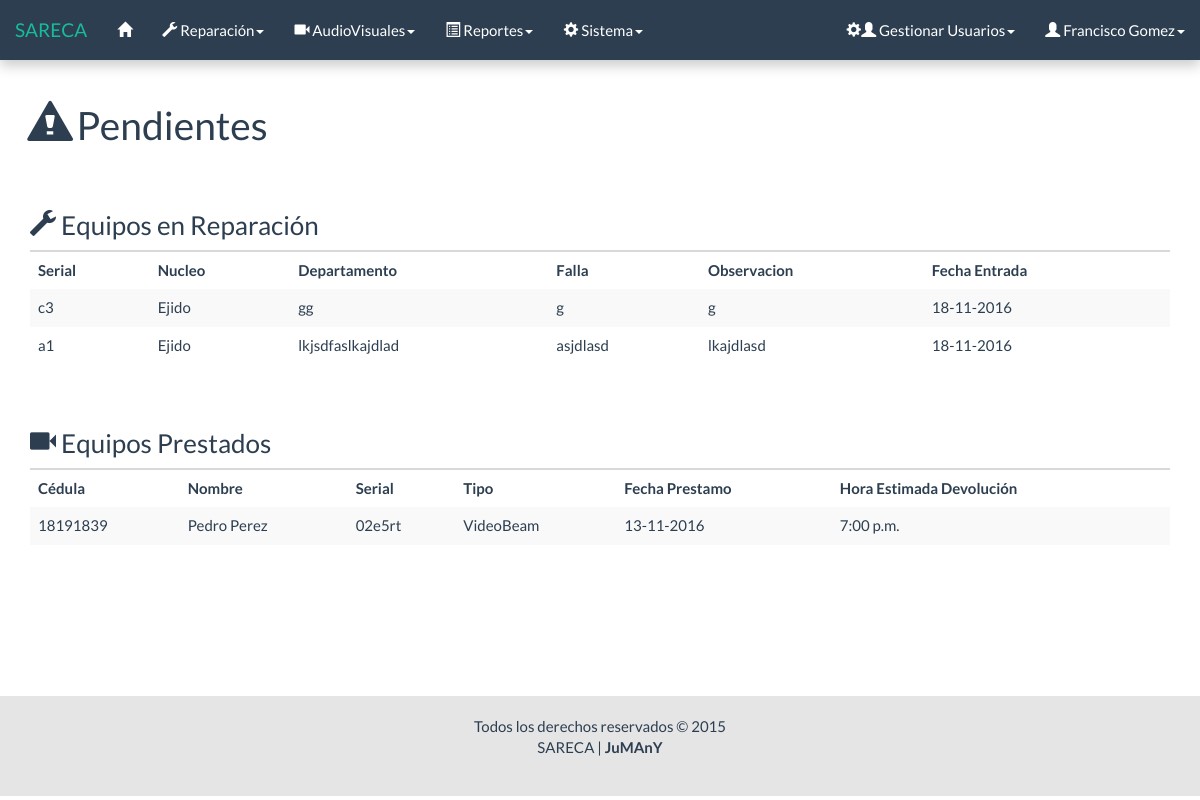
The page /html/inicio.php (signed in) on the database as committed earlier.
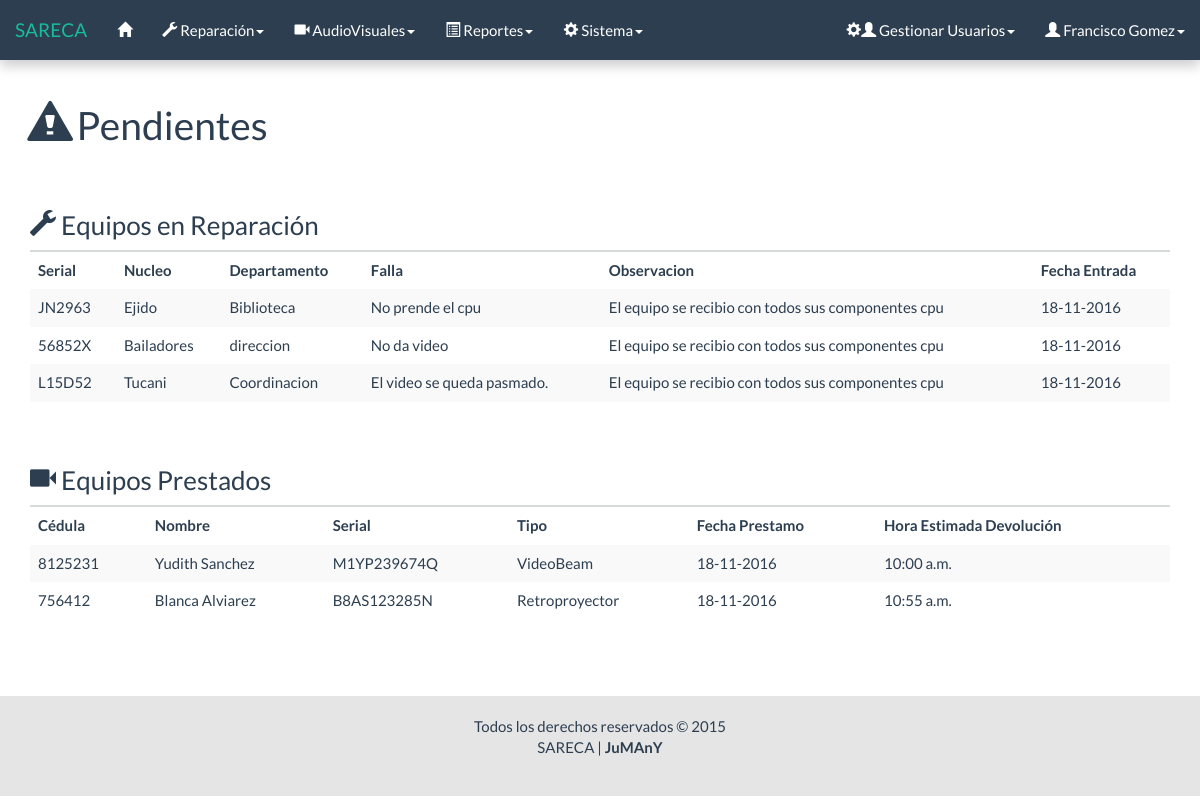
The same page on the database as committed later.
### tables this page shows
CREATE TABLE `reparacion` (
  `Id` int(11) NOT NULL AUTO_INCREMENT,
  `Serial_equipo` varchar(11) NOT NULL,
  `Fecha_entrada` date NOT NULL,
  `Nucleo` varchar(50) NOT NULL,
  `Departamento` varchar(50) NOT NULL,
  `falla` varchar(50) NOT NULL,
  `Estado` int(1) NOT NULL,
  `observacion` varchar(50) NOT NULL,
  `resultado` int(1) NOT NULL,
  `observacion_reaparacion` varchar(200) NOT NULL,
  `Fecha_salida` date NOT NULL,
  `responsable` varchar(50) NOT NULL,
  PRIMARY KEY (`Id`),
  UNIQUE KEY `Serial_equipo` (`Serial_equipo`,`Fecha_entrada`),
  KEY `responsable` (`responsable`),
  CONSTRAINT `reparacion_ibfk_1` FOREIGN KEY (`responsable`) REFERENCES `usuario` (`Id`) ON UPDATE CASCADE
);

CREATE TABLE `prestamo` (
  `Id` int(11) NOT NULL AUTO_INCREMENT,
  `Serial_equipo` varchar(11) NOT NULL,
  `Fecha_prestamo` date NOT NULL,
  `hora_prestamo` time NOT NULL,
  `hora_estimada_devolucion` time NOT NULL,
  `destino` varchar(20) NOT NULL,
  `Id_usuario_prestador` varchar(50) NOT NULL,
  `Cedula` int(8) NOT NULL,
  `carrera` varchar(30) NOT NULL,
  `Estado` int(1) NOT NULL,
  `observacion_prestamo` varchar(100) NOT NULL,
  `fecha_devolucion` date NOT NULL,
  `hora_devolucion` time NOT NULL,
  `id_usuario_receptor` varchar(50) NOT NULL,
  `observacion_devolucion` varchar(100) NOT NULL,
  PRIMARY KEY (`Id`),
  KEY `Id_usuario` (`Id_usuario_prestador`),
  KEY `Serial_equipo` (`Serial_equipo`),
  KEY `Cedula` (`Cedula`),
  KEY `id_usuario_receptor` (`id_usuario_receptor`),
  CONSTRAINT `prestamo_ibfk_3` FOREIGN KEY (`Id_usuario_prestador`) REFERENCES `usuario` (`Id`) ON UPDATE CASCADE,
  CONSTRAINT `prestamo_ibfk_5` FOREIGN KEY (`Serial_equipo`) REFERENCES `equipo_audiovisual` (`Serial`) ON UPDATE CASCADE,
  CONSTRAINT `prestamo_ibfk_6` FOREIGN KEY (`Cedula`) REFERENCES `persona` (`Cedula`) ON UPDATE CASCADE
);

CREATE TABLE `persona` (
  `Cedula` int(8) NOT NULL,
  `Nombre` varchar(30) NOT NULL,
  `cargo` varchar(20) NOT NULL,
  PRIMARY KEY (`Cedula`)
);

CREATE TABLE `equipo_audiovisual` (
  `Serial` varchar(11) NOT NULL,
  `tipo` int(1) NOT NULL,
  `numero` tinyint(4) NOT NULL,
  `rbn` varchar(20) NOT NULL,
  `modelo` varchar(20) NOT NULL,
  `marca` varchar(30) NOT NULL,
  `inf_adic` varchar(50) NOT NULL,
  `Estado` int(1) NOT NULL,
  PRIMARY KEY (`Serial`)
);

### html/inicio/inicio_rep.php (the view, shortened to what this page needs)
<?php
	require('../php/conexion/conexion.php');
	$sql = "SELECT * FROM reparacion WHERE Estado = 1";
	$res = $conectar->query($sql);
	if ($res->num_rows == 0) {
?>
		<div class="row">
			<div class="col-lg-12">
				<h3><span class="glyphicon glyphicon-wrench"></span> Equipos en Reparación</h3>
				<div class="alert alert-dismissible alert-info">
					<strong>No hay equipos en reparación.</strong>
				</div>
			</div>
		</div>
<?php
	} else {
?>
		<div class="row">
			<div class="col-lg-12">
				<h3><span class="glyphicon glyphicon-wrench"></span> Equipos en Reparación</h3>
				<table id="" class="table table-striped table-hover pendientes">
					<thead>
						<tr>
							<th>Serial</th>
							<th>Nucleo</th>
							<th>Departamento</th>
							<th>Falla</th>
							<th>Observacion</th>
							<th>Fecha Entrada</th>
						</tr>
					</thead>
					<tbody>
						<?php
						while ($fila = $res->fetch_object()) {
							list($a,$m,$d) = explode('-',$fila->Fecha_entrada);
							printf('
								<tr>
									<td>%s</td>
									<td>%s</td>
									<td>%s</td>
									<td>%s</td>
									<td>%s</td>
									<td>%d-%d-%d</td>
								</tr>',
								$fila->Serial_equipo,
								$fila->Nucleo,
								$fila->Departamento,
								$fila->falla,
								$fila->observacion,
								$d,
								$m,
								$a
							);
						}
						?>
					</tbody>
				</table>
			</div>
		</div>
<?php
	}
?>

### html/inicio/inicio_pres.php (shortened to what this page needs)
<?php
	require('../php/conexion/conexion.php');
	$sql = "SELECT *
			FROM equipo_audiovisual
			JOIN prestamo ON equipo_audiovisual.Serial = prestamo.Serial_equipo
			JOIN persona ON prestamo.Cedula = persona.Cedula
			WHERE equipo_audiovisual.Estado = 2
			AND prestamo.Estado = 2";
	$res = $conectar->query($sql);
	if ($res->num_rows == 0) {
?>
		<div class="row">
			<div class="col-lg-12">
				<h3><span class="glyphicon glyphicon-facetime-video"></span> Equipos Prestados</h3>
				<div class="alert alert-dismissible alert-info">
					<strong>No hay equipos AudioVisuales en préstamo.</strong>
				</div>
			</div>
		</div>
<?php
	} else {
?>
		<div class="row">
			<div class="col-lg-12">
				<h3><span class="glyphicon glyphicon-facetime-video"></span> Equipos Prestados</h3>
				<table id="" class="table table-striped table-hover pendientes">
					<thead>
						<tr>
							<th>Cédula</th>
							<th>Nombre</th>
							<th>Serial</th>
							<th>Tipo</th>
							<th>Fecha Prestamo</th>
							<th>Hora Estimada Devolución</th>
						</tr>
					</thead>
					<tbody>
						<?php
						while ($fila = $res->fetch_object()) {
							$tipo = ($fila->tipo == 1) ? 'VideoBeam' : 'Retroproyector';
							list($a,$m,$d) = explode('-',$fila->Fecha_prestamo);
							list($hh,$mm,) = explode(':',$fila->hora_estimada_devolucion);
							$r = $hh - 12;
							if ($r > 0) {
								$hh = $r;
								$periodo_meridiano = 'p.m.';
							} elseif ($r == 0) {
								$periodo_meridiano = 'p.m.';
							} else {
								$periodo_meridiano = 'a.m.';
							}
							printf('
								<tr class="tr_con">
									<td>%d</td>
									<td>%s</td>
									<td>%s</td>
									<td>%s</td>
									<td>%d-%d-%d</td>
									<td>%s:%s %s</td>
								</tr>',
								$fila->Cedula,
								$fila->Nombre,
								$fila->Serial_equipo,
								$tipo,
								$d,
								$m,
								$a,
								$hh,
								$mm,
								$periodo_meridiano
							);
						}
						?>
					</tbody>
				</table>
			</div>
		</div>
<?php
	}
?>

Rows that differ between the two databases and show on the page:
no longer on this page (row edited): reparacion: Serial_equipo "c3", Nucleo "Ejido", Departamento "gg", falla "g", observacion "g", d "18", m "11", a "2016"
no longer on this page (row edited): reparacion: Serial_equipo "a1", Nucleo "Ejido", Departamento "lkjsdfaslkajdlad", falla "asjdlasd", observacion "lkajdlasd", d "18", m "11", a "2016"
removed prestamo: Cedula.Cedula "18191839", Cedula.Nombre "Pedro Perez", Serial_equipo "02e5rt", Serial_equipo.tipo "VideoBeam", d "13", m "11", a "2016", hh "7", mm "00", periodo_meridiano "p.m."
added reparacion: Serial_equipo "JN2963", Nucleo "Ejido", Departamento "Biblioteca", falla "No prende el cpu", observacion "El equipo se recibio con todos sus componentes cpu", d "18", m "11", a "2016"
now on this page (row edited): reparacion: Serial_equipo "56852X", Nucleo "Bailadores", Departamento "direccion", falla "No da video", observacion "El equipo se recibio con todos sus componentes cpu", d "18", m "11", a "2016"
added reparacion: Serial_equipo "L15D52", Nucleo "Tucani", Departamento "Coordinacion", falla "El video se queda pasmado.", observacion "El equipo se recibio con todos sus componentes cpu", d "18", m "11", a "2016"
added prestamo: Cedula.Cedula "8125231", Cedula.Nombre "Yudith Sanchez", Serial_equipo "M1YP239674Q", Serial_equipo.tipo "VideoBeam", d "18", m "11", a "2016", mm "00", periodo_meridiano "a.m."
added prestamo: Cedula.Cedula "756412", Cedula.Nombre "Blanca Alviarez", Serial_equipo "B8AS123285N", Serial_equipo.tipo "Retroproyector", d "18", m "11", a "2016", mm "55", periodo_meridiano "a.m."
